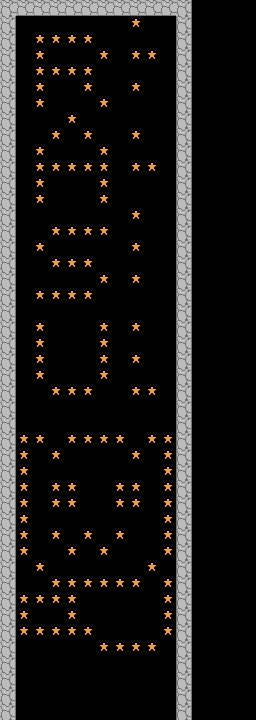

Below is a game level as drawn by its tile map, then a one-line description and the .tmx file that defines it, in full:
An orthogonal 16x45 tile map with 16x16 px tiles, 1 tile layer (Tile Layer 1).

<map version="1.5" tiledversion="1.7.2" orientation="orthogonal" renderorder="right-down" width="16" height="45" tilewidth="16" tileheight="16" infinite="0" nextlayerid="2" nextobjectid="1">
 <editorsettings>
  <export format="csv" />
 </editorsettings>
 <tileset firstgid="1" source="../castle_tileset.tsx" />
 <layer id="1" name="Tile Layer 1" width="16" height="45">
  <data encoding="csv">
5,8,8,8,8,8,8,8,8,8,8,7,45,45,45,45,
7,45,45,45,45,45,45,45,43,45,45,15,45,45,45,45,
7,45,43,43,43,43,45,45,45,45,45,15,45,45,45,45,
7,45,43,45,45,45,43,45,43,43,45,15,45,45,45,45,
7,45,43,43,43,43,45,45,45,45,45,15,45,45,45,45,
7,45,43,45,45,43,45,45,43,45,45,15,45,45,45,45,
7,45,43,45,45,45,43,45,45,45,45,15,45,45,45,45,
7,45,45,45,43,45,45,45,45,45,45,15,45,45,45,45,
7,45,45,43,45,43,45,45,43,45,45,15,45,45,45,45,
7,45,43,45,45,45,43,45,45,45,45,15,45,45,45,45,
7,45,43,43,43,43,43,45,43,43,45,15,45,45,45,45,
7,45,43,45,45,45,43,45,45,45,45,15,45,45,45,45,
7,45,43,45,45,45,43,45,45,45,45,15,45,45,45,45,
7,45,45,45,45,45,45,45,43,45,45,15,45,45,45,45,
7,45,45,43,43,43,43,45,45,45,45,15,45,45,45,45,
7,45,43,45,45,45,45,45,43,45,45,15,45,45,45,45,
7,45,45,43,43,43,45,45,45,45,45,15,45,45,45,45,
7,45,45,45,45,45,43,45,43,45,45,15,45,45,45,45,
7,45,43,43,43,43,45,45,45,45,45,15,45,45,45,45,
7,45,45,45,45,45,45,45,45,45,45,15,45,45,45,45,
7,45,43,45,45,45,43,45,43,45,45,15,45,45,45,45,
7,45,43,45,45,45,43,45,45,45,45,15,45,45,45,45,
7,45,43,45,45,45,43,45,43,45,45,15,45,45,45,45,
7,45,43,45,45,45,43,45,45,45,45,15,45,45,45,45,
7,45,45,43,43,43,45,45,43,43,45,15,45,45,45,45,
7,45,45,45,45,45,45,45,45,45,45,15,45,45,45,45,
7,45,45,45,45,45,45,45,45,45,45,15,45,45,45,45,
7,43,43,45,43,43,43,43,45,43,43,15,45,45,45,45,
7,43,45,43,45,45,45,45,43,45,43,15,45,45,45,45,
7,43,45,45,45,45,45,45,45,45,43,15,45,45,45,45,
7,43,45,43,43,45,45,43,43,45,43,15,45,45,45,45,
7,43,45,43,43,45,45,43,43,45,43,15,45,45,45,45,
7,43,45,45,45,45,45,45,45,45,43,15,45,45,45,45,
7,43,45,43,45,43,45,43,45,45,43,15,45,45,45,45,
7,43,45,45,43,45,43,45,45,45,43,15,45,45,45,45,
7,45,43,45,45,45,45,45,45,43,45,15,45,45,45,45,
7,45,45,43,43,43,43,43,43,45,43,15,45,45,45,45,
7,43,43,43,43,45,45,45,45,45,43,15,45,45,45,45,
7,43,45,45,43,45,45,45,45,45,43,15,45,45,45,45,
7,43,43,43,43,43,45,45,45,45,43,15,45,45,45,45,
7,45,45,45,45,45,43,43,43,43,45,15,45,45,45,45,
7,45,45,45,45,45,45,45,45,45,45,15,45,45,45,45,
7,45,45,45,45,45,45,45,45,45,45,15,45,45,45,45,
7,45,45,45,45,45,45,45,45,45,45,15,45,45,45,45,
7,45,45,45,45,45,45,45,45,45,45,15,45,45,45,45
</data>
 </layer>
</map>
